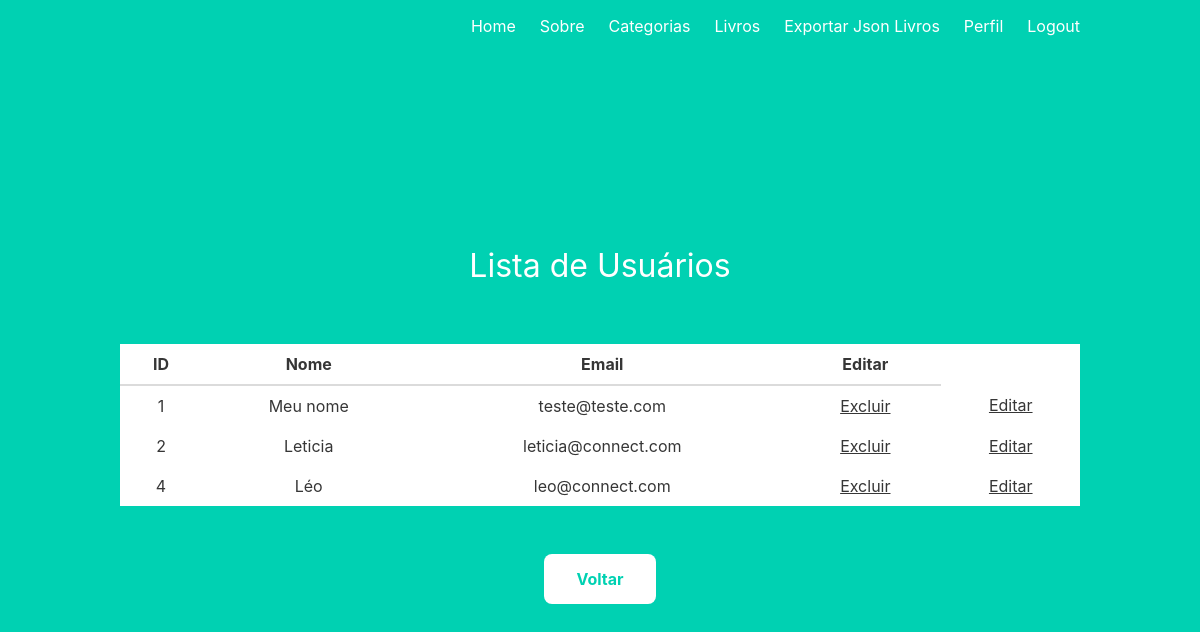
Page /user (signed in) on the committed database.
### models.py (models this page shows)
class User(UserMixin, db.Model):
    __tablename__ = 'user'
    __table_args__ = {'sqlite_autoincrement': True}
    id = db.Column(db.Integer, primary_key=True, autoincrement=True)
    email = db.Column(db.String(100), unique=True)
    password = db.Column(db.String(100))
    name = db.Column(db.String(1000))

### user.py (the view)
@user.route('/user')
@login_required
def indexu():
    users = User.query.all()
    return render_template('user.html',users=users)

### templates/user.html
{% extends "base.html" %}
{% block content %}
<div class="title">
    <h2>Lista de Usuários</h2>
    <br>
</div>
<div class="table-responsive-xl">
    <table class="table table-striped" style="width: 100%;">
        <thead class="thead-dark">
            <tr>
                <th>ID</th>
                <th>Nome</th>
                <th>Email</th>
                <th>Editar</th>
            </tr>
        </thead>
        {% for user in users %}
        <tbody>
            <tr>
                <td>{{ user.id }}</td>
                <td>{{ user.name }}</td>
                <td>{{ user.email }}</td>
                <td><a class="sublinhar" href="/deleteu/{{ user.id }}">Excluir</a></td>
                <td><a class="sublinhar" href="/editu/{{ user.id }}">Editar</a></td>
            </tr>
        </tbody>
        {% endfor %}
    </table>
    <br>
    <a href="{{ url_for('main.index') }}"><input type="button" class="btn btn-primary btn-lg" value="Voltar"></a>
</div>
{% endblock %}

### templates/base.html (style rules this page uses)
input[type="button"i] { background-color: #FFF; border: none; color: #00d1b2; padding: 15px 32px; text-align: center; text-decoration: none; display: inline-block; font-size: 16px; border-radius: 8px; font-weight: bold; cursor: pointer; }
h1, h2 { font-weight: bold; }
.sublinhar { color: inherit; text-decoration: underline; }

### rows in the picture
User: id "1", name "Meu nome", email "teste@teste.com"
User: id "2", name "Leticia", email "leticia@connect.com"
User: id "4", name "Léo", email "leo@connect.com"
